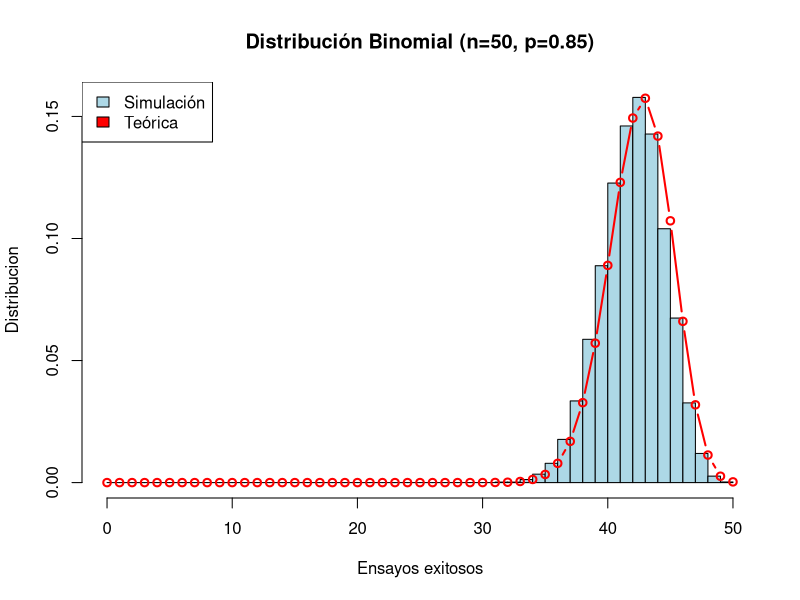

This chart was generated by the following R code:
# -----------------------------------------------
# Nombre: [Tu Nombre]
# Cédula: [Tu Cédula]
# Ejercicio 2: Distribución Binomial
# -----------------------------------------------

# a) Simulación de 20,000 muestras
set.seed(0)  
n_pruebas <- 50     #total de pruebas a realizar
p_exito <- 0.85     #probabilidad de exito por prueba
n_muestras <- rbinom(n = 20000, size = n_pruebas, prob = p_exito)

# b) Probabilidad de al menos 45 éxitos (P(X >= 45), 6 sumas )
prob_simulada <- mean(n_muestras >= 45)               # muestras>=45 es una condicion, lo que convierte al vector muestras en un vector de 1's y 0's
prob_teorica <- 1 - pbinom(44, n_pruebas, p_exito)    # P(X >= 45)
                                                      # mean() calcula el promedio de los valores en un vector, en este caso, el promedio de 1's (max(1)/20000)

# Comparación
cat("Probabilidad simulada (≥45 éxitos):", round(prob_simulada, 4), "\n")
cat("Probabilidad teórica (≥45 éxitos):",  round(prob_teorica, 4),  "\n")

# c) Histograma y densidad teórica
hist(
   n_muestras,                                        #vector de valores (en este caso, pruebas exitosas)
   breaks = seq(0, n_pruebas),                      #barras para cada valor (0=sin exito, 50 maximo de exitos)
   freq = FALSE,                                    #falso, dara la probabilidad de tener x exitos
   main = "Distribución Binomial (n=50, p=0.85)",   #titulo del plot
   xlab = "Ensayos exitosos",                       #titulo del eje x
   ylab = "Distribucion",                           #titulo del eje y
   col = "lightblue"
)

# Superponer densidad teórica
valores_xlab <- 0:n_pruebas                               #valores del eje x
valores_ylab <- dbinom(valores_xlab, n_pruebas, p_exito)  #vector con los valores para X=n
lines(
  valores_xlab, 
    valores_ylab, 
    type = "b", 
    col = "red", 
    lwd = 2
)

# cuadro indicando el color de las funciones    
legend("topleft", 
  legend = c("Simulación", "Teórica"),
  fill = c("lightblue", "red")
)

     
